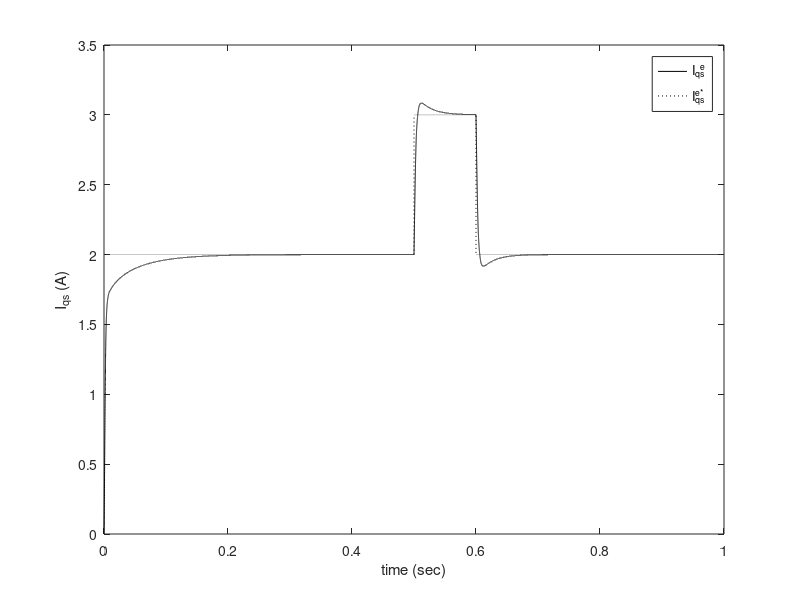
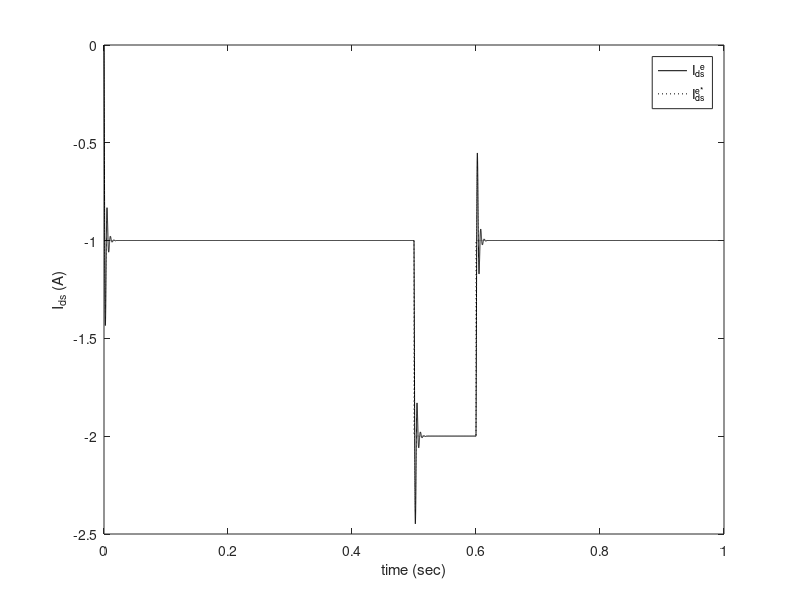
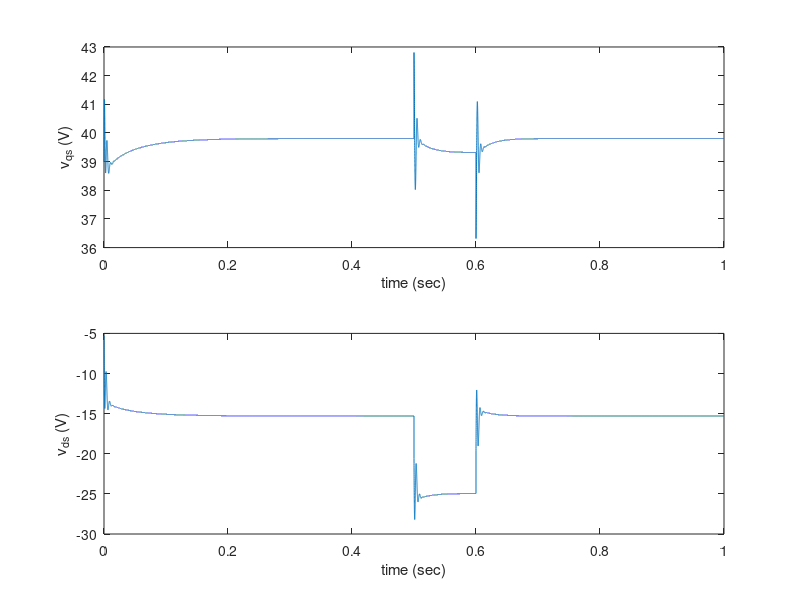
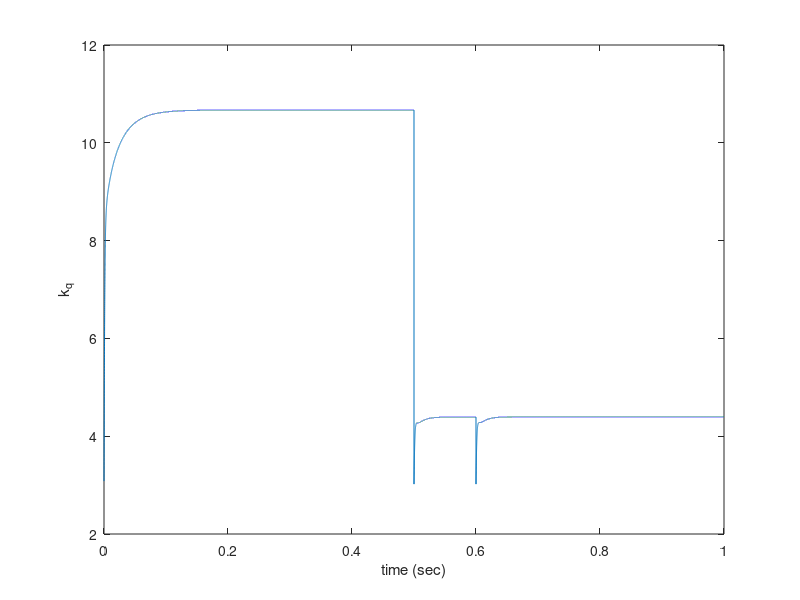

The MATLAB script that drew these images, in order:
clear all;
m_angle=0;
wrm_com=0;
wrm=0;
iqs=0;
iqs_reg=0;
iqs_com=0;
ids=0;
ids_reg=0;
ids_com=0;

eq=0;
eq_reg=0;
ed=0;
ed_reg=0;
est_q=0;
est_d=0;
est_q_reg=0;
est_d_reg=0;
kq_int=3;
kd_int=5;
kq=kq_int;
kd=kd_int;

Rs=3.65;
Ld=0.00783;
Lq=0.00979;
phif=0.063;
P=10;
ts=0.00002;
apha_q=0.5;
apha_d=0.01;
beta_q=0.1; %0.0003%0.1  
beta_d=0.08;  %0.001%0.02
we=0;

WRM=[];
IQS=[];
IDS=[];
T=[];
IQS_COM=[];
IDS_COM=[];
ED=[];
EQ=[];
EST_D=[];
EST_Q=[];
Kq=[];
Kd=[];
V_3=[];
V_3_2=[];
VDS=[];
VQS=[];
iqs_com_prev = 0;
ids_com_prev = 0;


for t=0:ts:1
    wrm=104.72;
    we=wrm*5;
    m_angle=m_angle+we*ts;

    if t >= 0.5 && t < 0.6
        ids_com = -2;
        iqs_com = 3;
    else
        ids_com = -1;
        iqs_com = 2;
    end

    if iqs_com ~= iqs_com_prev
    kq = kq_int;   
    kq_reg = kq_int;
    eq = 0;        
    %est_q = 0;
    %est_q_reg = 0;
    iqs_com_prev = iqs_com;
    end


    IQS_COM=[IQS_COM iqs_com];
    eq_reg=eq;
    eq=iqs_com-iqs;
    est_q_reg=est_q;
    est_q=est_q_reg+((1/apha_q)*(eq/Lq)*ts);
    kq_reg=kq;
    kq=kq_reg+(1/beta_q)*eq^2/Lq*ts;
    Kq=[Kq kq];
    vqs=kq_reg*eq+est_q_reg+we*Ld*ids+Rs*iqs+we*phif;
    %diqs=-we*((Ld+Ld*0.1)/(Lq+Lq*0.1))*ids-(Rs+Rs*0.1)/(Lq+Lq*0.1)*iqs-(we*(phif+phif*0.1)/(Lq+Lq*0.1))+(vqs/(Lq+Lq*0.1));
    diqs=-(we*(Ld+Ld*0.1)/(Lq+Lq*0.1))*ids-((Rs+(Rs*0.1))/(Lq+Lq*0.1))*iqs-we*((phif+phif*0.1)/(Lq+Lq*0.1))+(1/(Lq+Lq*0.1))*vqs;
   
    if ids_com ~= ids_com_prev
    kd = kd_int;
    kd_reg = kd_int;
    ed = 0;
    %est_d = 0;
    %est_d_reg = 0;
    ids_com_prev = ids_com;
    end

    IQS=[IQS iqs];
    iqs=iqs+diqs*ts;
     
    IDS_COM=[IDS_COM ids_com];
    ed_reg=ed;
    ed=ids_com-ids;
    est_d_reg=est_d;
    est_d=est_d_reg+(1/apha_d)*ed/Ld*ts;
    kd_reg=kd;
    kd=kd_reg+(1/beta_d)*ed^2/Ld*ts;
    Kd=[Kd kd];
    vds=kd*ed+est_d+Rs*ids-we*Lq*iqs;
    %dids=-((Rs+Rs*0.1)/(Ld+Ld*0.1))*ids+(we*(Lq+Lq*0.1)/(Ld+Ld*0.1))*iqs+(vds/(Ld+Ld*0.1));
    dids=-((Rs+(Rs*0.1))/(Ld+Ld*0.1))*ids+(we*(Lq+Lq*0.1)/(Ld+Ld*0.1))*iqs+(1/(Ld+Ld*0.1))*vds;
  
    IDS=[IDS ids];
    ids=ids+dids*ts;

    ED=[ED ed];
    EQ=[EQ eq];
    
    EST_D=[EST_D est_d];
    EST_Q=[EST_Q est_q];

    VDS=[VDS vds];
    VQS=[VQS vqs];
    T=[T t];
    
end
figure(1)
plot(T, IQS, 'k', T, IQS_COM, 'k:')
xlabel('time (sec)')
ylabel('I_q_s (A)')
legend('I_q_s^e','I^e_q_s^*')

figure(2)
plot(T, IDS, 'k', T, IDS_COM, 'k:')
xlabel('time (sec)')
ylabel('I_d_s (A)')
legend('I_d_s^e','I^e_d_s^*')

figure(3)
subplot(2,1,1)
plot(T, VQS)
xlabel('time (sec)')
ylabel('v_q_s (V)')

subplot(2,1,2)
plot(T, VDS)
xlabel('time (sec)')
ylabel('v_d_s (V)')

figure(4)
plot(T, Kq)
xlabel('time (sec)')
ylabel('k_q')

figure(5)
plot(T, Kd)
xlabel('time (sec)')
ylabel('k_d')

%figure(6)
%plot(T, EQ)
%xlabel('time (sec)')
%ylabel('I_q_s error (eq)')

%figure(7)
%plot(T, ED)
%xlabel('time (sec)')
%ylabel('I_q_s error (ed)')

figure(8)
plot(T, EST_Q)
xlabel('time (sec)')
ylabel('EST (Q)')

figure(9)
plot(T, EST_D)
xlabel('time (sec)')
ylabel('EST (D)')

